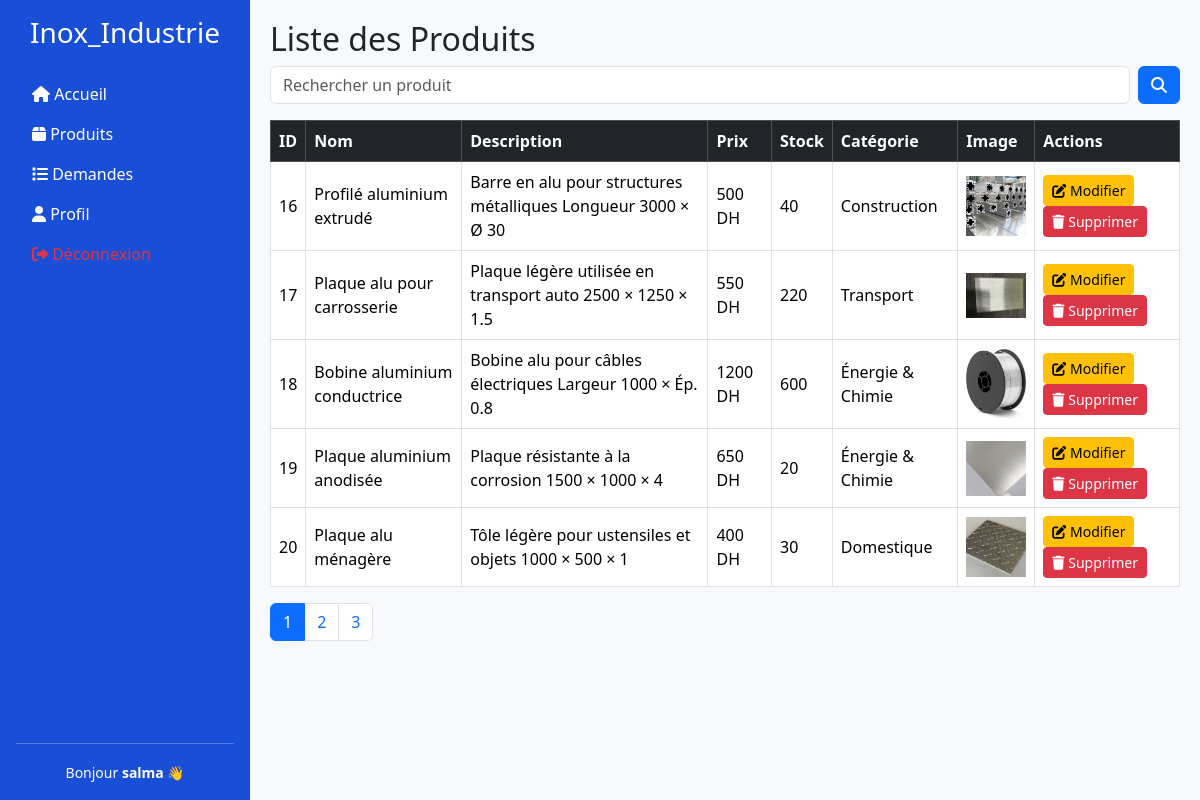
Screenshot of /admin/produit/afficher_produit.php (signed in) with the database file from the repository.
### tables this page shows
CREATE TABLE `produits` (
  `id` int(11) NOT NULL,
  `nom` varchar(255) NOT NULL,
  `description` text NOT NULL,
  `image` varchar(255) NOT NULL,
  `prix` varchar(50) NOT NULL,
  `stock` int(11) NOT NULL,
  `categorie` varchar(100) NOT NULL,
  `prix_promo` decimal(10,2) DEFAULT NULL,
  `discount_percent` int(11) DEFAULT NULL,
  `date_debut_discount` date DEFAULT NULL,
  `date_fin_discount` date DEFAULT NULL
);

### admin/produit/afficher_produit.php (the view, shortened to what this page needs)
<?php
$conn = new mysqli("localhost", "root", "", "inox_industrie");
$sql = "SELECT * FROM admin WHERE email='".$_SESSION['email']."'";
$r = $conn->query($sql);
$admin = $r->fetch_assoc();
$search = "";
$limit = 5;
$page = isset($_GET['page']) ? (int)$_GET['page'] : 1;
$offset = ($page - 1) * $limit;
$count_sql = "SELECT COUNT(*) as total FROM produits WHERE nom LIKE '%$search%'";
$count_result = $conn->query($count_sql);
$total_rows = $count_result->fetch_assoc()['total'];
$total_pages = ceil($total_rows / $limit);
$sql = "SELECT * FROM produits WHERE nom LIKE '%$search%' LIMIT $limit OFFSET $offset";
$result = $conn->query($sql);
?>
<!DOCTYPE html>
<html lang="fr">
<head>
<link href="https://cdn.jsdelivr.net/npm/bootstrap@5.3.3/dist/css/bootstrap.min.css" rel="stylesheet">
<link rel="stylesheet" href="https://cdnjs.cloudflare.com/ajax/libs/font-awesome/6.5.1/css/all.min.css">
</head>
<body>
<div class="sidebar d-flex flex-column p-3">
  <h3 class="text-center mb-4">Inox_Industrie</h3>
  <ul class="nav nav-pills flex-column mb-auto">
    <li><a href="../acceuil.php" class="nav-link text-white"><i class="fas fa-home"></i> Accueil</a></li>
    <li>
      <a class="nav-link text-white" data-bs-toggle="collapse" href="#produitMenu">
        <i class="fas fa-box"></i> Produits
      </a>
    </li>
    <li><a href="envoye.php" class="nav-link text-white"><i class="fas fa-list"></i> Demandes</a></li>
    <li><a href="../monprofil.php" class="nav-link text-white"><i class="fas fa-user"></i> Profil</a></li>
    <li><a href="../deconnexion.php" class="nav-link text-danger"><i class="fas fa-sign-out-alt"></i> Déconnexion</a></li>
  </ul>
  <hr>
  <div class="text-center">
    <small>Bonjour <strong><?= htmlspecialchars($admin['username']); ?></strong> 👋</small>
  </div>
</div>
<div class="content">
<h2>Liste des Produits</h2>
<form class="d-flex mb-3" method="get">
<input type="text" name="search" class="form-control me-2" placeholder="Rechercher un produit" value="<?= htmlspecialchars($search); ?>">
<button class="btn btn-primary" type="submit"><i class="fas fa-search"></i></button>
</form>
<table class="table table-bordered table-hover align-middle">
<thead class="table-dark">
<tr>
<th>ID</th>
<th>Nom</th>
<th>Description</th>
<th>Prix</th>
<th>Stock</th>
<th>Catégorie</th>
<th>Image</th>
<th>Actions</th>
</tr>
</thead>
<tbody>
<?php while($row = $result->fetch_assoc()): ?>
    <?php
        $aujourdhui = date('Y-m-d');
        if (!empty($row['discount_percent']) &&
            $row['date_debut_discount'] <= $aujourdhui &&
            $row['date_fin_discount'] >= $aujourdhui
        ) {
            $prix_affiche = "<span class='text-decoration-line-through'>{$row['prix']} DH</span> <br>
                             <span class='text-danger fw-bold'>{$row['prix_promo']} DH ({$row['discount_percent']}%)</span>";
        } else {
            $prix_affiche = $row['prix'] . " DH";
        }
    ?>
<tr>
<td><?= $row['id']; ?></td>
<td><?= htmlspecialchars($row['nom']); ?></td>
<td><?= htmlspecialchars($row['description']); ?></td>
<td><?= $prix_affiche; ?></td>
<td><?= $row['stock']; ?></td>
<td><?= htmlspecialchars($row['categorie']); ?></td>
<td><img src="../../assets/IMG/<?= $row['image']; ?>" alt="" width="60"></td>
<td>
<a href="modifier_produit.php?id=<?= $row['id']; ?>" class="btn btn-warning btn-sm"><i class="fas fa-edit"></i> Modifier</a>
<a href="supprimer_produit.php?id=<?= $row['id']; ?>" class="btn btn-danger btn-sm" onclick="return confirm('Voulez-vous vraiment supprimer ce produit ?');"><i class="fas fa-trash"></i> Supprimer</a>
</td>
</tr>
<?php endwhile; ?>
</tbody>
</table>
<nav>
<ul class="pagination">
<?php for($i = 1; $i <= $total_pages; $i++): ?>
<li class="page-item <?php if($i==$page) echo 'active'; ?>">
<a class="page-link" href="?page=<?= $i; ?>&search=<?= urlencode($search); ?>"><?= $i; ?></a>
</li>
<?php endfor; ?>
</ul>
</nav>
</div>
</body>
</html>

### admin/produit/afficher_produit.php (style rules this page uses)
body { min-height: 100vh; display: flex; }
.sidebar { width: 250px; background: #194ed6ff; color: #fff; flex-shrink: 0; }
.sidebar a { color: #fff; text-decoration: none; }
.content { flex-grow: 1; padding: 20px; background: #f8f9fa; }

### rows the page displays
produits: id "16", nom "Profilé aluminium extrudé", description "Barre en alu pour structures métalliques Longueur 3000 × Ø 30", prix "500 DH", stock "40", categorie "Construction", image (picture)
produits: id "17", nom "Plaque alu pour carrosserie", description "Plaque légère utilisée en transport auto 2500 × 1250 × 1.5", prix "550 DH", stock "220", categorie "Transport", image (picture)
produits: id "18", nom "Bobine aluminium conductrice", description "Bobine alu pour câbles électriques Largeur 1000 × Ép. 0.8", prix "1200 DH", stock "600", categorie "Énergie & Chimie", image (picture)
produits: id "19", nom "Plaque aluminium anodisée", description "Plaque résistante à la corrosion 1500 × 1000 × 4", prix "650 DH", stock "20", categorie "Énergie & Chimie", image (picture)
produits: id "20", nom "Plaque alu ménagère", description "Tôle légère pour ustensiles et objets 1000 × 500 × 1", prix "400 DH", stock "30", categorie "Domestique", image (picture)

### other values shown
$admin['username'] "salma"
